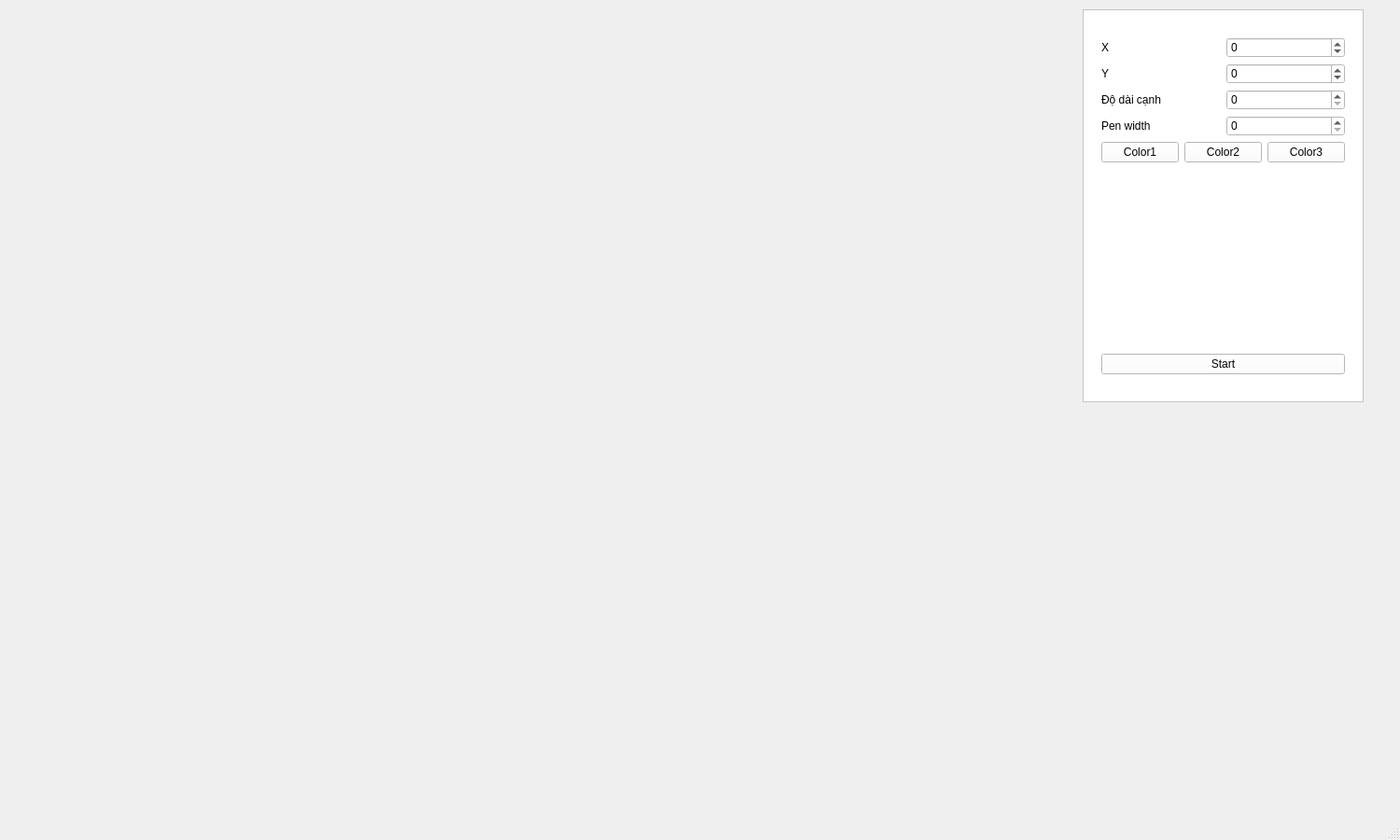
<?xml version="1.0" encoding="UTF-8"?>
<ui version="4.0">
 <class>MainWindow</class>
 <widget class="QMainWindow" name="MainWindow">
  <property name="geometry">
   <rect>
    <x>0</x>
    <y>0</y>
    <width>1500</width>
    <height>900</height>
   </rect>
  </property>
  <property name="windowTitle">
   <string>MainWindow</string>
  </property>
  <widget class="QWidget" name="centralwidget">
   <widget class="LightMapping" name="Lightmapping" native="true">
    <property name="geometry">
     <rect>
      <x>0</x>
      <y>0</y>
      <width>1500</width>
      <height>900</height>
     </rect>
    </property>
    <property name="sizePolicy">
     <sizepolicy hsizetype="Preferred" vsizetype="Preferred">
      <horstretch>0</horstretch>
      <verstretch>0</verstretch>
     </sizepolicy>
    </property>
    <property name="autoFillBackground">
     <bool>false</bool>
    </property>
    <widget class="QFrame" name="frame">
     <property name="geometry">
      <rect>
       <x>1160</x>
       <y>10</y>
       <width>301</width>
       <height>421</height>
      </rect>
     </property>
     <property name="styleSheet">
      <string notr="true">background-color: rgb(255, 255, 255);</string>
     </property>
     <property name="frameShape">
      <enum>QFrame::StyledPanel</enum>
     </property>
     <property name="frameShadow">
      <enum>QFrame::Raised</enum>
     </property>
     <widget class="QWidget" name="layoutWidget">
      <property name="geometry">
       <rect>
        <x>20</x>
        <y>30</y>
        <width>261</width>
        <height>361</height>
       </rect>
      </property>
      <layout class="QVBoxLayout" name="verticalLayout">
       <item>
        <layout class="QHBoxLayout" name="horizontalLayout">
         <item>
          <widget class="QLabel" name="label_X">
           <property name="text">
            <string>X</string>
           </property>
          </widget>
         </item>
         <item>
          <widget class="QSpinBox" name="spin_X">
           <property name="minimum">
            <number>-1500</number>
           </property>
           <property name="maximum">
            <number>1500</number>
           </property>
          </widget>
         </item>
        </layout>
       </item>
       <item>
        <layout class="QHBoxLayout" name="horizontalLayout_2">
         <item>
          <widget class="QLabel" name="label_Y">
           <property name="text">
            <string>Y</string>
           </property>
          </widget>
         </item>
         <item>
          <widget class="QSpinBox" name="spin_Y">
           <property name="minimum">
            <number>-1500</number>
           </property>
           <property name="maximum">
            <number>1500</number>
           </property>
          </widget>
         </item>
        </layout>
       </item>
       <item>
        <layout class="QHBoxLayout" name="horizontalLayout_3">
         <item>
          <widget class="QLabel" name="label_Length">
           <property name="text">
            <string>Độ dài cạnh</string>
           </property>
          </widget>
         </item>
         <item>
          <widget class="QSpinBox" name="spin_Length">
           <property name="maximum">
            <number>500</number>
           </property>
          </widget>
         </item>
        </layout>
       </item>
       <item>
        <layout class="QHBoxLayout" name="horizontalLayout_4"/>
       </item>
       <item>
        <layout class="QHBoxLayout" name="horizontalLayout_6">
         <item>
          <widget class="QLabel" name="label_PenW">
           <property name="text">
            <string>Pen width</string>
           </property>
          </widget>
         </item>
         <item>
          <widget class="QSpinBox" name="spin_PenW">
           <property name="maximum">
            <number>50</number>
           </property>
          </widget>
         </item>
        </layout>
       </item>
       <item>
        <layout class="QHBoxLayout" name="horizontalLayout_7">
         <item>
          <widget class="QPushButton" name="btn_Color1">
           <property name="text">
            <string>Color1</string>
           </property>
          </widget>
         </item>
         <item>
          <widget class="QPushButton" name="btn_Color2">
           <property name="text">
            <string>Color2</string>
           </property>
          </widget>
         </item>
         <item>
          <widget class="QPushButton" name="btn_Color3">
           <property name="text">
            <string>Color3</string>
           </property>
          </widget>
         </item>
        </layout>
       </item>
       <item>
        <spacer name="verticalSpacer">
         <property name="orientation">
          <enum>Qt::Vertical</enum>
         </property>
         <property name="sizeHint" stdset="0">
          <size>
           <width>20</width>
           <height>40</height>
          </size>
         </property>
        </spacer>
       </item>
       <item>
        <widget class="QPushButton" name="btn_Start">
         <property name="text">
          <string>Start</string>
         </property>
        </widget>
       </item>
      </layout>
     </widget>
    </widget>
   </widget>
  </widget>
  <widget class="QStatusBar" name="statusbar"/>
 </widget>
 <customwidgets>
  <customwidget>
   <class>LightMapping</class>
   <extends>QWidget</extends>
   <header>lightmapping.h</header>
   <container>1</container>
  </customwidget>
 </customwidgets>
 <resources/>
 <connections/>
</ui>
